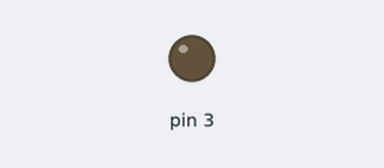
A sketch run on a simulated Arduino Uno, built with avr-gcc and run on an emulated ATmega328P. Parts: output pins drawn as LEDs (lit = HIGH).

Above: at 5.5 s.
At 16.5 s:
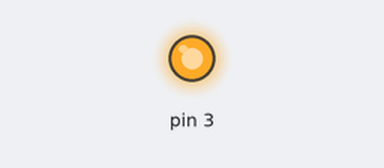
Timing chart, 0 to 28.6 s (numbered marks = the images above):
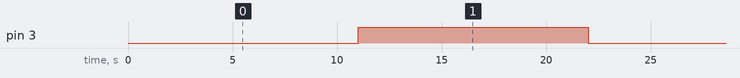

Measured:
- by itself, pin 3: alternates HIGH for 11.0 s and LOW for 11.0 s

The sketch:

DelayDifficulties.ino
```cpp
bool ledState = false;

void toggleLed() {
  digitalWrite(3, ledState);
  ledState = !ledState;
}

void doSomethingElse() {
  delay(10000); // Wait 10 seconds
}

void setup() {
  pinMode(3, OUTPUT);
}

// Attempt to toggle LED every second.
void loop() {
  toggleLed();
  delay(1000);

  // Extra call can take unpredictable amount of time
  doSomethingElse();
}
```
